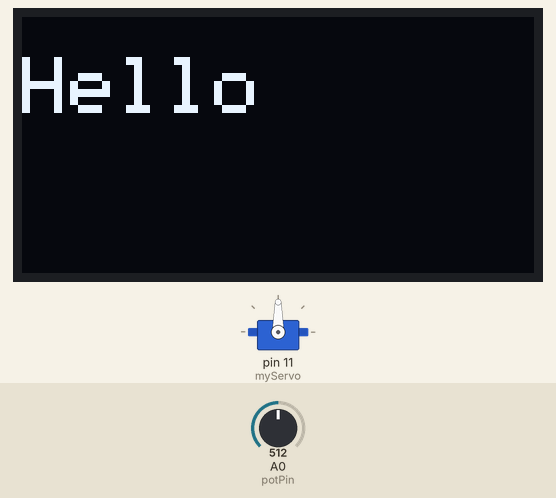
Recording of a sketch running on a simulated Arduino Uno, built with avr-gcc and run on an emulated ATmega328P. Parts: 128×64 one-colour display, servo. Inputs (shaded band) come from the test bench; at power-on: A0 (potPin) = 512. What the sketch prints to the serial monitor is not drawn.

Above: at 1.2 s.
1.3 s: A0 (potPin) set to 716
At 2.4 s:
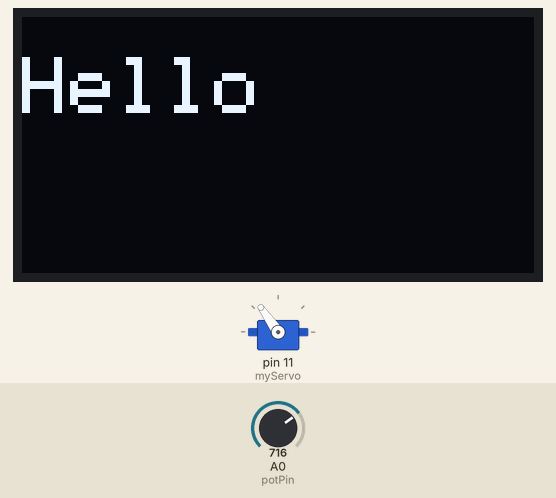
2.8 s: A0 (potPin) set to 900
At 3.9 s:
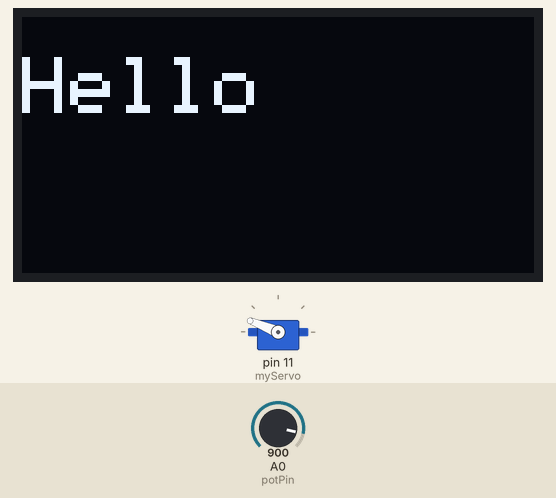
4.3 s: A0 (potPin) set to 1023
At 4.8 s:
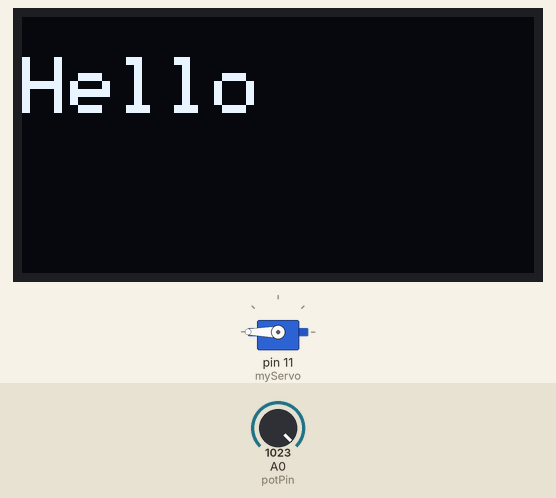
5.8 s: A0 (potPin) set to 306
At 7.0 s:
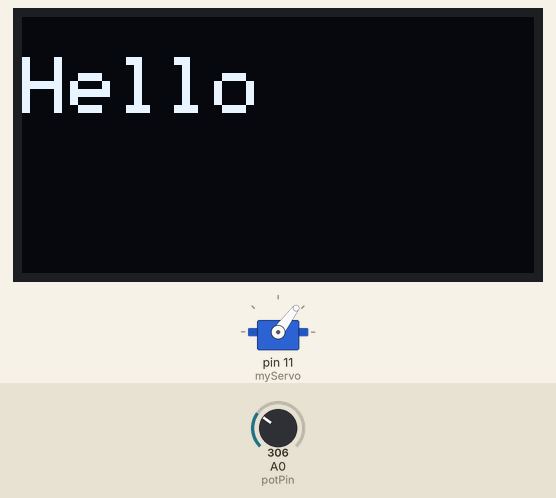
7.3 s: A0 (potPin) set to 122
At 8.0 s:
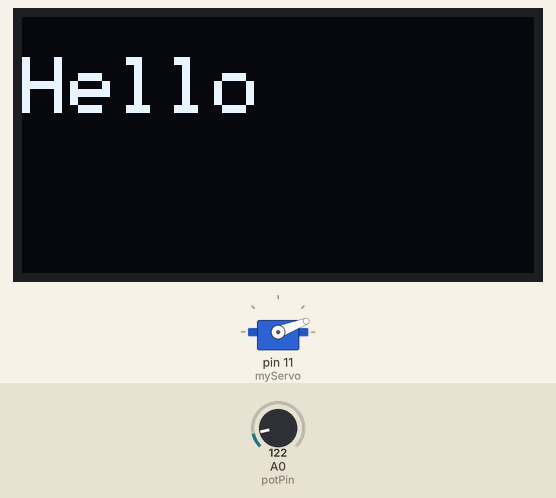
8.8 s: A0 (potPin) set to 0
At 9.4 s:
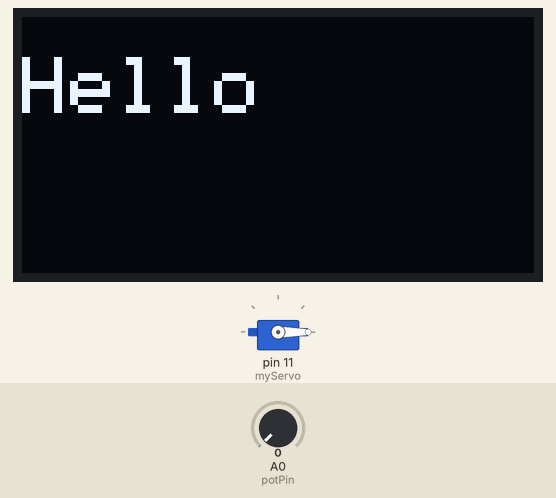
Timing chart, 0 to 11.3 s (numbered marks = the images above; inputs shaded):
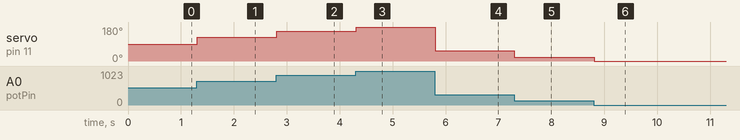

Measured:
- after the input at 1.3 s, servo on pin 11 (myServo): 90° → 125° at once
- after the input at 2.8 s, servo on pin 11 (myServo): 125° → 158° at once
- after the input at 4.3 s, servo on pin 11 (myServo): 158° → 180° at once
- after the input at 5.8 s, servo on pin 11 (myServo): 180° → 53° at once
- after the input at 7.3 s, servo on pin 11 (myServo): 53° → 21° at once
- after the input at 8.8 s, servo on pin 11 (myServo): 21° → 0° at once

The sketch:

05_Servo_Pot.ino
```cpp
#include <Servo.h>

#include <Wire.h>
#include <Adafruit_GFX.h>
#include <Adafruit_SSD1306.h>

#define SCREEN_WIDTH 128 // OLED display width in pixels
#define SCREEN_HEIGHT 64 // OLED display height in pixels

// Create an OLED display object
Adafruit_SSD1306 display(SCREEN_WIDTH, SCREEN_HEIGHT, &Wire, -1);


Servo myServo;        // Create servo object
int potPin = A0;      // Potentiometer connected to A0
int val;              // Variable to store potentiometer value

void setup() {
  Serial.begin(9600);

  // Initialize OLED
  if (!display.begin(SSD1306_SWITCHCAPVCC, 0x3C)) { // 0x3C is default I2C address
    Serial.println(F("SSD1306 allocation failed"));
    for (;;); // Don't proceed, loop forever
  }

  display.clearDisplay(); // Clear display buffer

  display.setTextSize(2);      // Text size
  display.setTextColor(SSD1306_WHITE); // Text color
  display.setCursor(0, 10);    // Start at top-left corner (x=0, y=10)
  display.println("Hello");

  display.display();           // Actually display everything you wrote


  myServo.attach(11);  // Servo signal pin connected to pin 3
}

void loop() {
  val = analogRead(potPin);
  Serial.println(val);              // Read potentiometer value (0–1023)
  val = map(val, 0, 1023, 0, 180);        // Map to servo angle (0–180 degrees)
  myServo.write(val);                     // Rotate servo
  delay(15);                              // Short delay for smooth movement
}
```
